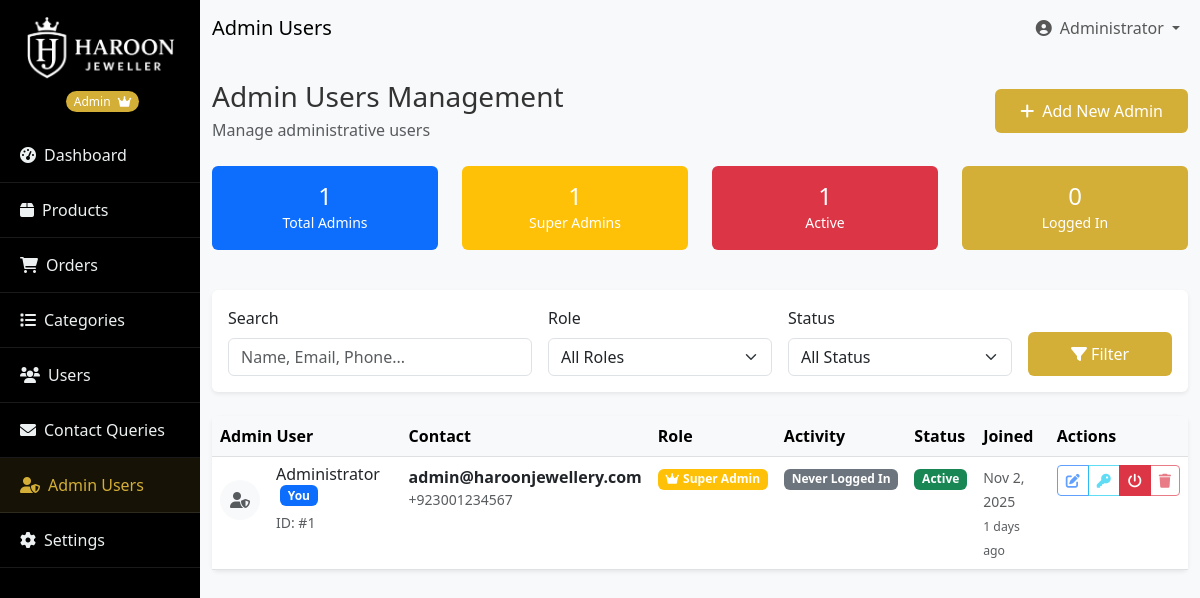
Page /admin/admins.php (signed in) on the committed database.
### tables this page shows
CREATE TABLE users (
    id INT PRIMARY KEY AUTO_INCREMENT,
    name VARCHAR(100) NOT NULL,
    email VARCHAR(255) UNIQUE NOT NULL,
    mobile VARCHAR(15) NOT NULL,
    password VARCHAR(255) NOT NULL,
    address TEXT,
    city VARCHAR(100),
    country VARCHAR(100),
    theme_preference ENUM('light', 'dark') DEFAULT 'light',
    created_at TIMESTAMP DEFAULT CURRENT_TIMESTAMP,
    updated_at TIMESTAMP DEFAULT CURRENT_TIMESTAMP ON UPDATE CURRENT_TIMESTAMP,
    status ENUM('active', 'inactive') DEFAULT 'active',
    remember_token VARCHAR(255),
    token_expiry TIMESTAMP DEFAULT CURRENT_TIMESTAMP,
    role ENUM('customer', 'admin', 'manager') DEFAULT 'customer',
    permissions JSON NULL,
    last_login DATETIME NULL,
    is_super_admin BOOLEAN DEFAULT FALSE
);

### admin/admins.php (the view, shortened to what this page needs)
<?php
require_once 'includes/admin-header.php';
$db = new Database();
$conn = $db->getConnection();
$search = isset($_GET['search']) ? trim($_GET['search']) : '';
$page = isset($_GET['page']) ? max(1, intval($_GET['page'])) : 1;
$limit = 5;
$offset = ($page - 1) * $limit;
$whereConditions = ["u.role = 'admin'"];
$params = [];
$whereClause = implode(' AND ', $whereConditions);
$sql = "SELECT
            u.*,
            (SELECT COUNT(*) FROM orders WHERE user_id = u.id) as managed_orders,
            (SELECT COUNT(*) FROM products) as total_products,
            DATEDIFF(CURDATE(), u.created_at) as days_since_join
        FROM users u
        WHERE $whereClause
        ORDER BY u.is_super_admin DESC, u.created_at DESC
        LIMIT $limit OFFSET $offset";
$stmt = $conn->prepare($sql);
$stmt->execute($params);
$admins = $stmt->fetchAll(PDO::FETCH_ASSOC);
$stats_stmt = $conn->query("
    SELECT
        COUNT(*) as total_admins,
        SUM(CASE WHEN is_super_admin = 1 THEN 1 ELSE 0 END) as super_admins,
        SUM(CASE WHEN status = 'active' THEN 1 ELSE 0 END) as active_admins,
        SUM(CASE WHEN last_login IS NOT NULL THEN 1 ELSE 0 END) as logged_in_admins
    FROM users
    WHERE role = 'admin'
");
$stats = $stats_stmt->fetch(PDO::FETCH_ASSOC);
?>
<div class="container-fluid py-4">
    <div class="d-flex justify-content-between align-items-center mb-4">
        <div>
            <h1 class="h3 brand-font mb-1">Admin Users Management</h1>
            <p class="text-muted mb-0">Manage administrative users</p>
        </div>
        <div>
            <button type="button" class="btn btn-gold" data-bs-toggle="modal" data-bs-target="#addAdminModal">
                <i class="fas fa-plus me-2"></i>Add New Admin
            </button>
        </div>
    </div>
    <div class="row mb-4">
        <div class="col-xl-3 col-md-4 col-6 mb-3">
            <div class="card border-0 bg-primary text-white">
                <div class="card-body text-center p-3">
                    <h4 class="mb-0"><?php echo $stats['total_admins']; ?></h4>
                    <small>Total Admins</small>
                </div>
            </div>
        </div>
        <div class="col-xl-3 col-md-4 col-6 mb-3">
            <div class="card border-0 bg-warning text-white">
                <div class="card-body text-center p-3">
                    <h4 class="mb-0"><?php echo $stats['super_admins']; ?></h4>
                    <small>Super Admins</small>
                </div>
            </div>
        </div>
        <div class="col-xl-3 col-md-4 col-6 mb-3">
            <div class="card border-0 bg-danger text-white">
                <div class="card-body text-center p-3">
                    <h4 class="mb-0"><?php echo $stats['active_admins']; ?></h4>
                    <small>Active</small>
                </div>
            </div>
        </div>
        <div class="col-xl-3 col-md-4 col-6 mb-3">
            <div class="card border-0 bg-gold text-white">
                <div class="card-body text-center p-3">
                    <h4 class="mb-0"><?php echo $stats['logged_in_admins']; ?></h4>
                    <small>Logged In</small>
                </div>
            </div>
        </div>
    </div>
    <div class="card border-0 shadow-sm mb-4">
        <div class="card-body">
            <form method="GET" action="" class="row g-3 align-items-end">
                <div class="col-md-4">
                    <label for="search" class="form-label">Search</label>
                    <input type="text" class="form-control" id="search" name="search"
                           value="<?php echo htmlspecialchars($search); ?>"
                           placeholder="Name, Email, Phone...">
                </div>
                <div class="col-md-3">
                    <label for="role" class="form-label">Role</label>
                    <select class="form-select" id="role" name="role">
                        <option value="all">All Roles</option>
                    </select>
                </div>
                <div class="col-md-3">
                    <label for="status" class="form-label">Status</label>
                    <select class="form-select" id="status" name="status">
                        <option value="all">All Status</option>
                    </select>
                </div>
                <div class="col-md-2">
                    <button type="submit" class="btn btn-gold w-100">
                        <i class="fas fa-filter"></i> Filter
                    </button>
                </div>
            </form>
        </div>
    </div>
    <div class="card border-0 shadow-sm">
        <div class="card-body p-0">
            <div class="table-responsive">
                <table class="table table-hover mb-0">
                    <thead class="table-light">
                        <tr>
                            <th>Admin User</th>
                            <th>Contact</th>
                            <th>Role</th>
                            <th>Activity</th>
                            <th>Status</th>
                            <th>Joined</th>
                            <th>Actions</th>
                        </tr>
                    </thead>
                    <tbody>
                        <?php if (!empty($admins)): ?>
                            <?php foreach ($admins as $admin): ?>
                                <tr>
                                    <td>
                                        <div class="d-flex align-items-center">
                                            <div class="flex-shrink-0 me-3">
                                                <div class="bg-light rounded-circle d-flex align-items-center justify-content-center"
                                                     style="width: 40px; height: 40px;">
                                                    <i class="fas fa-user-shield text-muted"></i>
                                                </div>
                                            </div>
                                            <div class="flex-grow-1">
                                                <h6 class="mb-1">
                                                    <?php echo htmlspecialchars($admin['name']); ?>
                                                    <?php if ($admin['id'] == $_SESSION['admin_id']): ?>
                                                        <span class="badge bg-primary ms-1">You</span>
                                                    <?php endif; ?>
                                                </h6>
                                                <small class="text-muted">ID: #<?php echo $admin['id']; ?></small>
                                            </div>
                                        </div>
                                    </td>
                                    <td>
                                        <div>
                                            <strong><?php echo htmlspecialchars($admin['email']); ?></strong>
                                            <small class="text-muted d-block"><?php echo htmlspecialchars($admin['mobile']); ?></small>
                                        </div>
                                    </td>
                                    <td>
                                        <div>
                                            <?php if ($admin['is_super_admin']): ?>
                                                <span class="badge bg-warning">
                                                    <i class="fas fa-crown me-1"></i>Super Admin
                                                </span>
                                            <?php else: ?>
                                                <span class="badge bg-info">
                                                    Admin
                                                </span>
                                            <?php endif; ?>
                                        </div>
                                    </td>
                                    <td>
                                        <?php if ($admin['last_login']): ?>
                                            <small class="text-muted">
                                                Last Login: <?php echo date('M j, Y', strtotime($admin['last_login'])); ?>
                                                <br>
                                                <small><?php echo date('g:i A', strtotime($admin['last_login'])); ?></small>
                                            </small>
                                        <?php else: ?>
                                            <span class="badge bg-secondary">Never Logged In</span>
                                        <?php endif; ?>
                                    </td>
                                    <td>
                                        <span class="badge bg-<?php echo $admin['status'] === 'active' ? 'success' : 'secondary'; ?>">
                                            <?php echo ucfirst($admin['status']); ?>
                                        </span>
                                    </td>
                                    <td>
                                        <small class="text-muted">
                                            <?php echo date('M j, Y', strtotime($admin['created_at'])); ?>
                                            <br>
                                            <small><?php echo $admin['days_since_join']; ?> days ago</small>
                                        </small>
                                    </td>
                                    <td>
                                        <div class="btn-group btn-group-sm">
                                            <button type="button" class="btn btn-outline-primary"
                                                    data-bs-toggle="modal"
                                                    data-bs-target="#editAdminModal"
                                                    onclick="loadAdminData(<?php echo $admin['id']; ?>, '<?php echo htmlspecialchars($admin['name']); ?>', '<?php echo htmlspecialchars($admin['email']); ?>', '<?php echo htmlspecialchars($admin['mobile']); ?>', '<?php echo $admin['status']; ?>', <?php echo $admin['is_super_admin'] ? 1 : 0; ?>)"
                                                    title="Edit Admin"
                                                    <?php echo ($admin['id'] == $_SESSION['admin_id']) ? 'disabled' : ''; ?>>
                                                <i class="fas fa-edit"></i>
                                            </button>
                                            <button type="button" class="btn btn-outline-info"
                                                    data-bs-toggle="modal"
                                                    data-bs-target="#changePasswordModal"
                                                    onclick="setAdminForPasswordChange(<?php echo $admin['id']; ?>, '<?php echo htmlspecialchars($admin['name']); ?>')"
                                                    title="Change Password"
                                                    <?php echo ($admin['id'] == $_SESSION['admin_id']) ? 'disabled' : ''; ?>>
                                                <i class="fas fa-key"></i>
                                            </button>
                                            <a href="?action=toggle_status&id=<?php echo $admin['id']; ?>"
                                               class="btn btn-<?php echo $admin['status'] === 'active' ? 'danger' : 'success'; ?>"
                                               title="<?php echo $admin['status'] === 'active' ? 'Deactivate' : 'Activate'; ?>"
                                               <?php echo ($admin['id'] == $_SESSION['admin_id']) ? 'disabled' : ''; ?>>
                                                <i class="fas fa-power-off"></i>
                                            </a>
                                            <button type="button" class="btn btn-outline-danger"
                                                    data-bs-toggle="modal"
                                                    data-bs-target="#deleteAdminModal"
                                                    onclick="setAdminForDeletion(<?php echo $admin['id']; ?>, '<?php echo htmlspecialchars($admin['name']); ?>')"
                                                    title="Delete"
                                                    <?php echo ($admin['id'] == $_SESSION['admin_id']) ? 'disabled' : ''; ?>>
                                                <i class="fas fa-trash"></i>
                                            </button>
                                        </div>
                                    </td>
                                </tr>
                            <?php endforeach; ?>
                        <?php endif; ?>
                    </tbody>
                </table>
            </div>
        </div>
    </div>
</div>
<?php require_once 'includes/admin-footer.php'; ?>

### rows in the picture
users: name "Administrator", shows "You", id "1", email "admin@haroonjewellery.com", mobile "+923001234567", is_super_admin 1 (drawn), shows "Never Logged In", status "Active", created_at "Nov 2, 2025", days_since_join "1"

### other values in the picture
$_SESSION['admin_role'] "Admin"
$pageTitles[basename($_SERVER['PHP_SELF'])] "Admin Users"
$_SESSION['admin_name'] "Administrator"
$stats['total_admins'] "1"
$stats['super_admins'] "1"
$stats['active_admins'] "1"
$stats['logged_in_admins'] "0"
